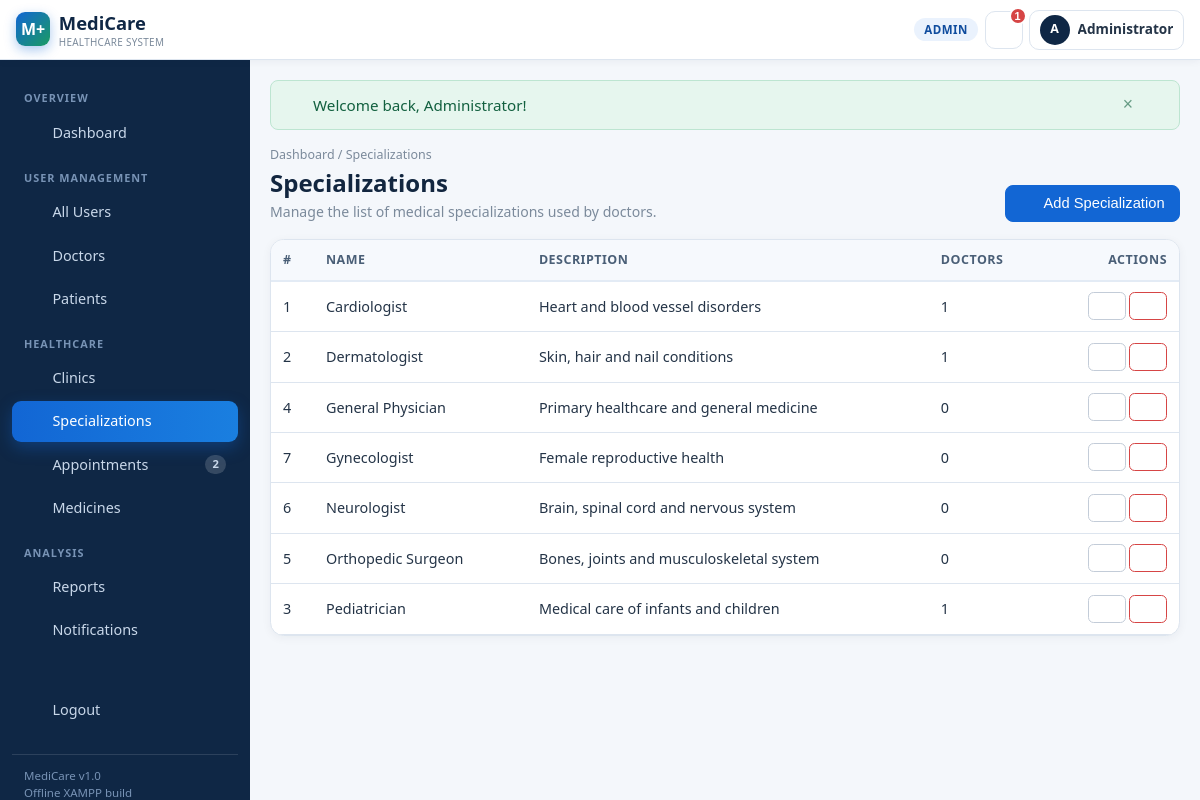
The page /admin/specializations.php (signed in) on the database its author committed.
### tables this page shows
CREATE TABLE `specializations` (
    `id`                  INT UNSIGNED NOT NULL AUTO_INCREMENT,
    `specialization_name` VARCHAR(80) NOT NULL,
    `description`         VARCHAR(200) DEFAULT NULL,
    PRIMARY KEY (`id`),
    UNIQUE KEY `uq_spec_name` (`specialization_name`)
);

### config/database.php (called while the page is built, shortened)
<?php
function db()
{
    static $conn = null;
    if ($conn instanceof mysqli) {
        return $conn;
    }
    try {
        $conn = new mysqli(DB_HOST, DB_USER, DB_PASS, DB_NAME, DB_PORT);
        $conn->set_charset('utf8mb4');
        $offset = (new DateTime('now', new DateTimeZone(APP_TIMEZONE)))->format('P');
        if (preg_match('/^[+-]\d{2}:\d{2}$/', $offset)) {
            $conn->query("SET time_zone = '" . $offset . "'");
        }
    } catch (Throwable $e) {
        db_fail('Unable to connect to the database.', $e);
    }
    return $conn;
}
function db_stmt($sql, array $params = [])
{
    $conn = db();
    try {
        $stmt = $conn->prepare($sql);
        if (!empty($params)) {
            $types = '';
            foreach ($params as $p) {
                if (is_int($p))          { $types .= 'i'; }
                elseif (is_float($p))    { $types .= 'd'; }
                else                     { $types .= 's'; }
            }
            $stmt->bind_param($types, ...$params);
        }
        $stmt->execute();
        return $stmt;
    } catch (Throwable $e) {
        db_fail('The system could not complete that database operation.', $e);
    }
}
function db_all($sql, array $params = [])
{
    $stmt = db_stmt($sql, $params);
    $res  = $stmt->get_result();
    $rows = $res ? $res->fetch_all(MYSQLI_ASSOC) : [];
    return $rows;
}

### admin/specializations.php (the view, shortened to what this page needs)
<?php
$rows = db_all(
    "SELECT s.*, (SELECT COUNT(*) FROM doctors d WHERE d.specialization_id = s.id) AS doctor_count
       FROM specializations s
      ORDER BY s.specialization_name"
);
include __DIR__ . '/../includes/header.php';
?>
<div class="page-head">
  <div>
    <div class="breadcrumbs"><a href="<?= e(url('admin/dashboard.php')) ?>">Dashboard</a> / Specializations</div>
    <h1>Specializations</h1>
    <div class="sub">Manage the list of medical specializations used by doctors.</div>
  </div>
  <div class="d-flex gap-2">
    <button class="btn btn-primary" data-bs-toggle="modal" data-bs-target="#addModal"><?= icon('plus') ?> Add Specialization</button>
  </div>
</div>
<div class="table-card">
  <div class="table-responsive">
    <table class="table table-hover align-middle">
      <thead><tr><th>#</th><th>Name</th><th>Description</th><th>Doctors</th><th class="text-end">Actions</th></tr></thead>
      <tbody>
      <?php if (!$rows): ?>
        <tr><td colspan="5"><div class="empty"><?= icon('search') ?><div>No specializations found.</div></div></td></tr>
      <?php else: foreach ($rows as $r): ?>
        <tr>
          <td><?= (int) $r['id'] ?></td>
          <td><?= e($r['specialization_name']) ?></td>
          <td><?= e(str_limit((string) $r['description'], 80)) ?></td>
          <td><?= (int) $r['doctor_count'] ?></td>
          <td class="text-end">
            <button type="button" class="btn btn-sm btn-outline-secondary"
                    data-bs-toggle="modal" data-bs-target="#editModal"
                    data-id="<?= (int) $r['id'] ?>"
                    data-specialization-name="<?= e($r['specialization_name']) ?>"
                    data-description="<?= e($r['description']) ?>">
              <?= icon('edit') ?>
            </button>
            <form method="post" class="d-inline"
                  data-confirm="Delete '<?= e($r['specialization_name']) ?>'? <?= (int) $r['doctor_count'] ?> doctor(s) currently use it and will become unassigned from a specialization.">
              <button class="btn btn-sm btn-outline-danger"><?= icon('trash') ?></button>
            </form>
          </td>
        </tr>
      <?php endforeach; endif; ?>
      </tbody>
    </table>
  </div>
</div>
<?php include __DIR__ . '/../includes/footer.php'; ?>

### includes/functions.php (shortened to what this page needs)
<?php
require_once __DIR__ . '/../config/database.php';
function e($value)
{
    return htmlspecialchars((string) $value, ENT_QUOTES | ENT_SUBSTITUTE, 'UTF-8');
}
function url($path = '')
{
    return BASE_URL . ltrim($path, '/');
}
function render_flash()
{
    foreach ($_SESSION['flash'] as $f) {
        $icon = ($f['type'] === 'success') ? 'check-circle'
              : (($f['type'] === 'danger') ? 'alert-circle' : 'info');
        echo '<div class="alert alert-' . e($f['type']) . ' alert-dismissible fade show" role="alert">'
           . icon($icon) . ' <span>' . $f['message'] . '</span>'
           . '<button type="button" class="btn-close" data-bs-dismiss="alert" aria-label="Close"></button>'
           . '</div>';
    }
}
function str_limit($text, $limit = 60)
{
    $text = (string) $text;
    return (mb_strlen($text) > $limit) ? mb_substr($text, 0, $limit) . '...' : $text;
}
function icon($name, $class = 'ic')
{
    $d = $paths[$name] ?? $paths['info'];
    return '<svg class="' . e($class) . '" viewBox="0 0 24 24" width="18" height="18" '
         . 'fill="currentColor" aria-hidden="true" focusable="false">' . $d . '</svg>';
}
function recent_notifications($userId, $limit = 8)
{
    return db_all(
        'SELECT * FROM notifications WHERE user_id = ? ORDER BY created_at DESC, id DESC LIMIT ?',
        [(int) $userId, (int) $limit]
    );
}

### assets/css/style.css (style rules this page uses)
:root { --mc-primary:#1266d4; --mc-primary-dark:#0f4c9e; --mc-navy:#0f2745; --mc-accent:#1a9b62; --mc-bg:#f4f7fb; --mc-line:#dde5ef; --mc-muted:#7b8a9b; --mc-sidebar-w:250px; }
body { background:var(--mc-bg) }
.ic { width:18px;height:18px;flex:0 0 auto }
.sb-link .ic { opacity:.9 }
.page-head { display:flex;align-items:flex-end;justify-content:space-between;gap:1rem; flex-wrap:wrap;margin-bottom:1.1rem }
.page-head h1 { font-size:1.5rem;margin:0 }
.page-head .sub { color:var(--mc-muted);font-size:.88rem;margin-top:.2rem }
.breadcrumbs { font-size:.78rem;color:var(--mc-muted);margin-bottom:.15rem }
.breadcrumbs a { color:var(--mc-muted) }
.table-card { background:#fff;border:1px solid var(--mc-line);border-radius:.85rem; box-shadow:0 2px 10px rgba(16,42,67,.05);overflow:hidden;margin-bottom:1.25rem }
.table-card .table { margin:0 }

### rows shown on the page
specializations: id "1", specialization_name "Cardiologist", description "Heart and blood vessel disorders", doctor_count "1"
specializations: id "2", specialization_name "Dermatologist", description "Skin, hair and nail conditions", doctor_count "1"
specializations: id "4", specialization_name "General Physician", description "Primary healthcare and general medicine", doctor_count "0"
specializations: id "7", specialization_name "Gynecologist", description "Female reproductive health", doctor_count "0"
specializations: id "6", specialization_name "Neurologist", description "Brain, spinal cord and nervous system", doctor_count "0"
specializations: id "5", specialization_name "Orthopedic Surgeon", description "Bones, joints and musculoskeletal system", doctor_count "0"
specializations: id "3", specialization_name "Pediatrician", description "Medical care of infants and children", doctor_count "1"

### other values the page prints
APP_NAME "MediCare"
current_role() "ADMIN"
$unread "1"
substr(preg_replace('/^Dr\.\s*/', '', current_name()), 0, 1) "A"
current_name() "Administrator"
$label "Dashboard All Users Doctors Patients Clinics Specializations Appointments Medicines Reports Notifications Logout"
$badge "2"
$f['message'] "Welcome back, Administrator!"
